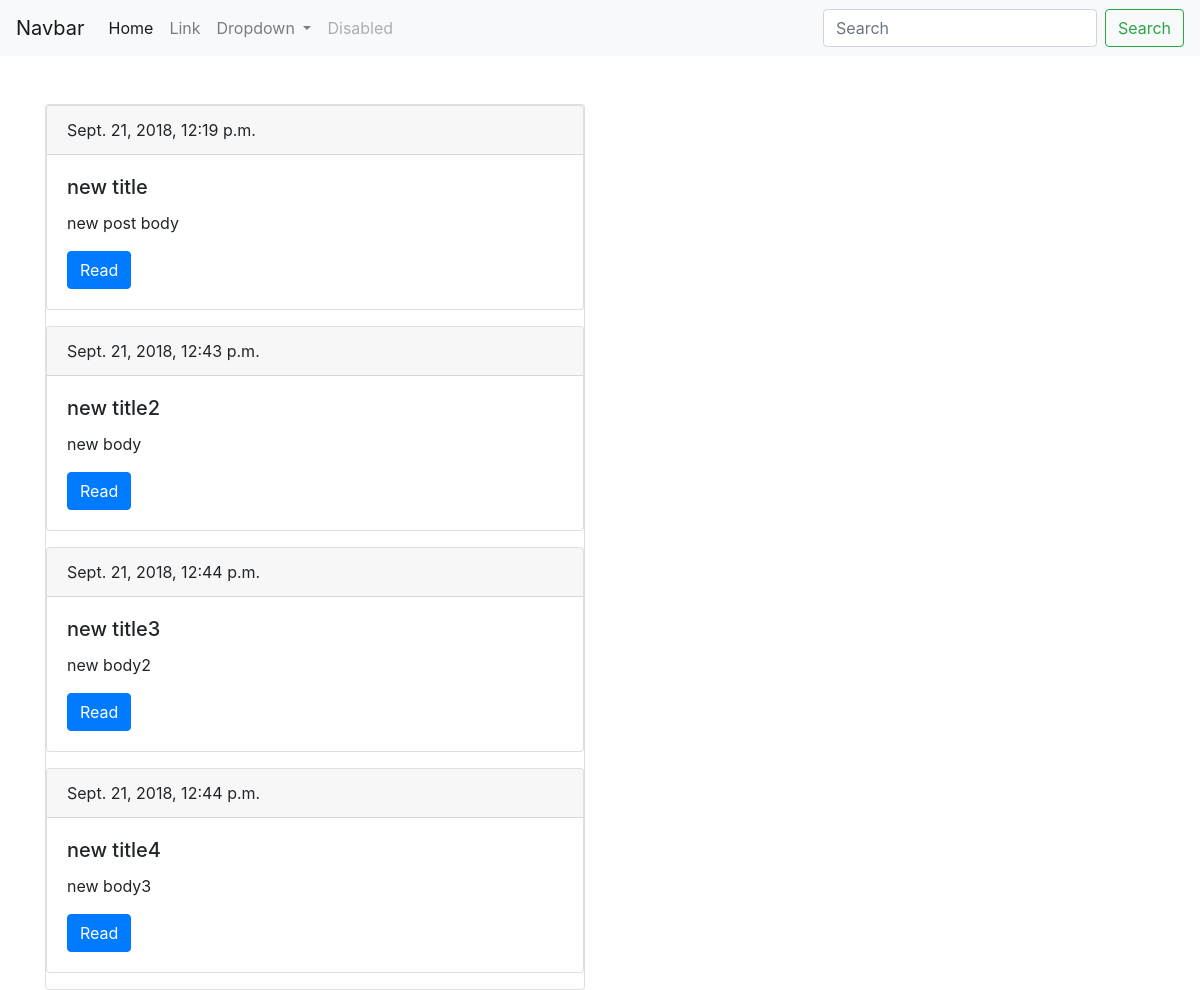
Screenshot of /blog/ with the database file from the repository.
### blog/models.py (models this page shows)
class Post(models.Model):
    title = models.CharField(max_length=150, db_index=True )
    slug = models.SlugField(max_length=150, unique=True)
    body = models.TextField(blank=True, db_index=True)
    date_pub= models.DateTimeField(auto_now_add=True)

### blog/views.py (the view)
# urls.py: url('',show_blog_page),
def show_blog_page(request):
    name = 'valera'
    posts= Post.objects.all()
    list_names = ['Valera','Oleg','Mandarin']
    return render(request, 'blog/index.html', context={'name':name, 'posts':posts });

### blog/templates/blog/index.html (shortened to what this page needs)
{% extends 'blog/base_blog.html' %}
{% block content %}
<div class="card ">
    {% for post in posts %}
      <div class="card mb-3">
          <div class="card-header ">{{ post.date_pub }}</div>
          <div class="card-body ">
                <h5 class="card-title">{{ post.title }}</h5>
                <p class="card-text">{{ post.body|truncatewords:15 }}</p>
                <a href="#" class="btn btn-primary">Read</a>
          </div>
  </div>
{% endfor %}
{% endblock %}

### blog/templates/blog/base_blog.html
{% extends 'base.html' %}

### tamplates/base.html (shortened to what this page needs)
<!DOCTYPE html>
<html>
 <head>
  <link rel="stylesheet" href="https://stackpath.bootstrapcdn.com/bootstrap/4.1.3/css/bootstrap.min.css">
 </head>
  <body>
    <nav class="navbar navbar-expand-lg navbar-light bg-light">
  <a class="navbar-brand" href="#">Navbar</a>
  <div class="collapse navbar-collapse" id="navbarSupportedContent">
    <ul class="navbar-nav mr-auto">
      <li class="nav-item active">
        <a class="nav-link" href="#">Home <span class="sr-only">(current)</span></a>
      </li>
      <li class="nav-item">
        <a class="nav-link" href="#">Link</a>
      </li>
      <li class="nav-item dropdown">
        <a class="nav-link dropdown-toggle" href="#" id="navbarDropdown" role="button" data-toggle="dropdown" aria-haspopup="true" aria-expanded="false">
          Dropdown
        </a>
      </li>
      <li class="nav-item">
        <a class="nav-link disabled" href="#">Disabled</a>
      </li>
    </ul>
    <form class="form-inline my-2 my-lg-0">
      <input class="form-control mr-sm-2" type="search" placeholder="Search" aria-label="Search">
      <button class="btn btn-outline-success my-2 my-sm-0" type="submit">Search</button>
    </form>
  </div>
</nav>
<div class="container mt-5">
  <div class="row">
    <div class="col-6 offfset-md-2">
      {% block content %}{% endblock %}
    </div>
  </div>
</div>
  </body>
</html>

### rows the page displays
Post: date_pub "Sept. 21, 2018, 12:19 p.m.", title "new title", body "new post body"
Post: date_pub "Sept. 21, 2018, 12:43 p.m.", title "new title2", body "new body"
Post: date_pub "Sept. 21, 2018, 12:44 p.m.", title "new title3", body "new body2"
Post: date_pub "Sept. 21, 2018, 12:44 p.m.", title "new title4", body "new body3"
